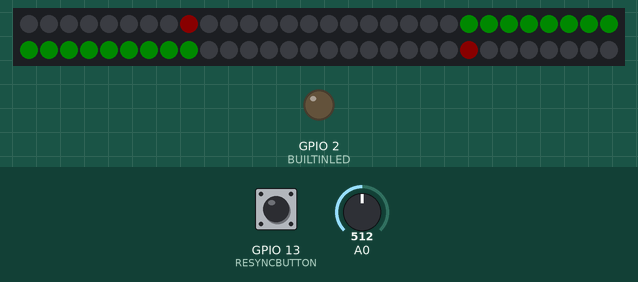
Bench run of a sketch on a simulated ESP8266 (NodeMCU). On the bench: 60 RGB LEDs in strip order, left to right, continuing on the next row, output pins drawn as LEDs (lit = HIGH). The inputs (shaded band) are chosen by the test bench; at power-on: A0 = 512, GPIO 13 (RESYNCBUTTON) HIGH. Dim RGB values are drawn brighter than linear; WiFi joins after 1.5 s; servers stay silent unless stated; the local clock reads 2024-03-15 10:24:30 at power-on unless the sketch sets it; what the sketch prints to the serial monitor is not drawn.

Above: at 0.5 s.
At 2.6 s:
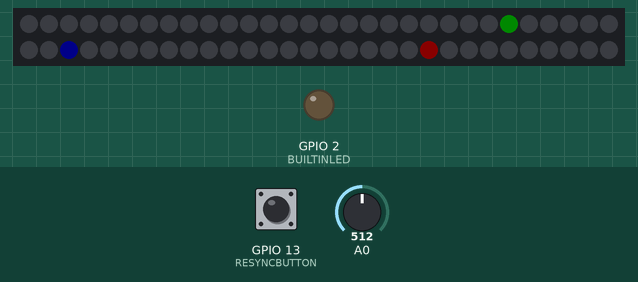
2.7 s: A0 set to 587
4.9 s: A0 set to 617
At 6.0 s:
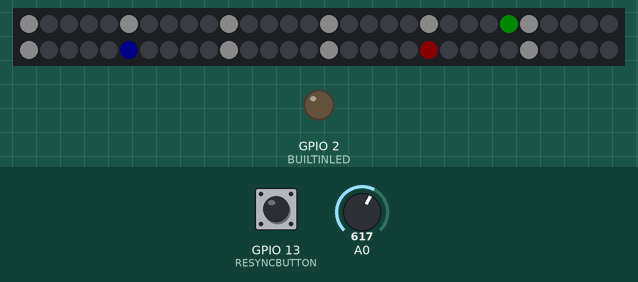
9.0 s: GPIO 13 (RESYNCBUTTON) pulled LOW for 1.2 s
At 11.4 s:
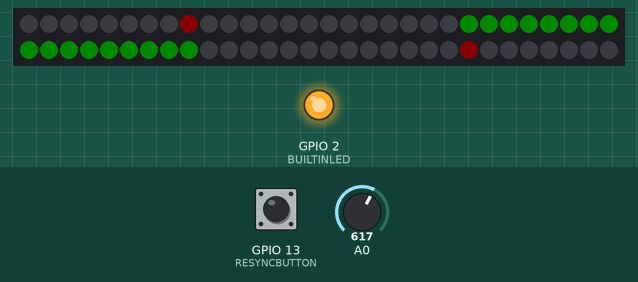
Timing chart, 0 to 12.9 s (numbered marks = the images above; inputs shaded):
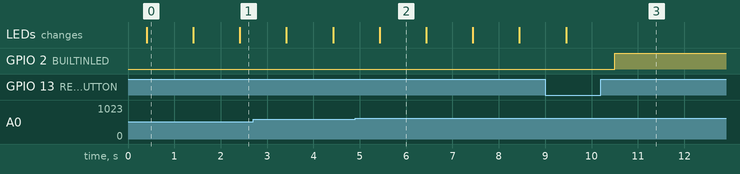

Measured:
- the behaviour switches between 600 and 601 on A0 (found by bisection; images 1 and 2)
- after the input at 4.9 s, the LEDs: change after 0.53 s (image 2)
- after the input at 9.0 s, GPIO 2 (BUILTINLED): LOW → HIGH after 1.5 s; the LEDs: change after 0.45 s (image 3)
- what the display in image 0 shows lasts 1.0 s, from 0.4 s to 1.4 s

The sketch:

ESPClockRTC_NTC.ino
```cpp
#include <ESP8266WiFi.h>
#include <Adafruit_NeoPixel.h>
#include <Wire.h>
#include <SPI.h>
#include <RTClib.h>
#include <TimeLib.h>
#include <WiFiUdp.h>
#include <NtpClientLib.h>

extern "C" {
  #include "user_interface.h"
}


/*Defines*/
#define NUMPIXELS 60
#define PIN 14
#define SDA 4
#define SCL 5
#define BUILTINLED 2
#define RESYNCBUTTON 13

//#define WIFI_CONNECTIVITY

//#define DS3231_I2C_ADDRESS 0x68
/*Enumerations*/
enum Modes {INIT, SMILEY, TEST, FULLCLOCK, MINIMALCLOCK, TEMP, READNTP};


/*Global*/
Adafruit_NeoPixel strip = Adafruit_NeoPixel(NUMPIXELS, PIN, NEO_GRB + NEO_KHZ800);
RTC_DS3231 rtc;

char ssid[] = "your_ssid";  //  your network SSID (name)
char pass[] = "your_Password";       // your network password

const byte interruptPin = 13;
volatile byte stateOfUpdate = 8;
volatile byte stateOfLight = 0;
int LL = 0;
long lastMillisOfUpdate = 0;
int numOfTrials = 0;
long lastTime = 0;

void onSTAGotIP(WiFiEventStationModeGotIP ipInfo) {
  Serial.printf("Got IP: %s\r\n", ipInfo.ip.toString().c_str());
  NTP.begin("pool.ntp.org", 1, true);
  NTP.setInterval(50);
  digitalWrite(2, HIGH);
}

void onSTADisconnected(WiFiEventStationModeDisconnected event_info) {
  Serial.printf("Disconnected from SSID: %s\n", event_info.ssid.c_str());
  Serial.printf("Reason: %d\n", event_info.reason);
  digitalWrite(2, LOW);
}


void setup() {
  ESP.wdtDisable();
  pinMode(RESYNCBUTTON, INPUT_PULLUP);
  pinMode(BUILTINLED, OUTPUT);
  digitalWrite(2, LOW);
  static WiFiEventHandler e1, e2;
  Serial.begin(115200);
  while (!Serial) // new trick
    delay(100);
  delay(200);
  Wire.begin(SDA,SCL);
  delay(100);


  NTP.onNTPSyncEvent([](NTPSyncEvent_t ntpEvent) {
    if (ntpEvent) {
      Serial.print("Time Sync error: ");
      if (ntpEvent == noResponse)
        Serial.println("NTP server not reachable");
      else if (ntpEvent == invalidAddress)
        Serial.println("Invalid NTP server address");
    }
    else {
      Serial.print("Got NTP time: ");
      Serial.println(NTP.getTimeDateString(NTP.getLastNTPSync()));
      stateOfUpdate = 4;
    }
  });
  WiFi.onEvent([](WiFiEvent_t e) {
    Serial.printf("Event wifi -----> %d\n", e);
  });
  e1 = WiFi.onStationModeGotIP(onSTAGotIP);// As soon WiFi is connected, start NTP Client
  e2 = WiFi.onStationModeDisconnected(onSTADisconnected);


  if (! rtc.begin()) {
    Serial.println("Couldn't find RTC");
    while (1);
  }
  delay(100);
  Serial.println("Clock init...");
  strip.begin();
  strip.show();
  DisplayToRing(rtc.now(), SMILEY);

   if (rtc.lostPower()) {
    Serial.println("RTC lost power, lets set the time!");
    // following line sets the RTC to the date & time this sketch was compiled
    rtc.adjust(DateTime(F(__DATE__), F(__TIME__)));
    //UpdateRTCTime();
  }
  delay(1000);
  attachInterrupt(digitalPinToInterrupt(RESYNCBUTTON), handleInterrupt, FALLING);
  ESP.wdtEnable(8000);
}

// Button event triggering the Time Sync process
// Setting the State Machine to the start state
void handleInterrupt() {
  if(stateOfUpdate == 8 || stateOfUpdate == 9){
    stateOfUpdate = 0;
  }
}


void loop() {
// Time update State Machine
  UpdateRTC();

  // Check if Clock Display needs to be updated
  if((millis() - lastTime) > 1000) {
    lastTime = millis();
    if(stateOfUpdate < 8) {
      Serial.print("stateOfUpdate: ");
      Serial.println(stateOfUpdate);
      DisplayToRing(rtc.now(), SMILEY);
    }else {
      LL = analogRead(A0);
  // hysteresis
      if( stateOfLight > 0 && LL < 550 )
        stateOfLight = 0;
      if( stateOfLight == 0 && LL > 600 )
        stateOfLight = 1;

      DateTime ttt = rtc.now();
      if(ttt.hour() == 3 && ttt.minute() == 1)
        stateOfUpdate = 0;
      DisplayToRing(ttt, (stateOfLight == 0) ? MINIMALCLOCK : FULLCLOCK);
    }
  }
  delay(5); // Trial instead of yield();
}

void DisplayToRing(DateTime dt, Modes modes)
{
     ClearRing();
  // INIT, SMILEY, TEST,FULLCLOCK, MINIMALCLOCK, TEMP
    switch(modes)
    {
      case INIT:
        //ClearRing();
        break;
      case SMILEY:
      //:-)
        //ClearRing();
        for(int k= 0; k<NUMPIXELS;k++ )
        {
          if(k==8 || k == 52)
          {
            strip.setPixelColor(k, strip.Color(10,0,0)  );
          }
          if (k > 21 && k < 39)
          {
             strip.setPixelColor(k, strip.Color(0,10,0)  );
          }
        }

      break;
      case TEST:
      /*Ring Test Code needs to be added here*/
      break;
      case FULLCLOCK:
        DrawHours();
      case MINIMALCLOCK:
        int h,m,s;
        h = (dt.hour() > 11) ? (dt.hour()-12)*5 : dt.hour()*5;
        m = dt.minute();
        s = dt.second();
        strip.setPixelColor(h, strip.Color(10,0,0)  );
        strip.setPixelColor(m, strip.Color(0,10,0)  );
        strip.setPixelColor(s, strip.Color(0,0,10)  );
        break;
      case TEMP:
        break;
      case READNTP:
        break;
      default:
        //Serial.println("Wrong Mode Called..");
        break;
    };
    strip.show();
  }


void ClearRing(){
  for (int i = 0; i< NUMPIXELS; i++){
    strip.setPixelColor(i, strip.Color(0,0,0)  );
  }
  return;
}

//Lets Draw the 12 hours signs with "White" Colour
void DrawHours(){
  for(int i=0; i < 12; i++){
    strip.setPixelColor(i*5, strip.Color(10,10,10));
  }
  return;
}

// State Machine of the Time Sync
void UpdateRTC()
{
   // Starting point - no Wifi, no IP, nothing
   if(stateOfUpdate == 0){
     ESP.wdtDisable();
     WiFi.persistent(false);
     WiFi.mode(WIFI_OFF);
     WiFi.mode(WIFI_STA);
     WiFi.begin(ssid, pass);
     delay(100);
     ESP.wdtEnable(8000);
     Serial.print("Wifi Started");
     numOfTrials = 0;
     if (WiFi.status() != WL_CONNECTED){
        stateOfUpdate = 1;
        lastMillisOfUpdate = millis();
        return;
     }
     else {
        stateOfUpdate = 2;
        return;
     }
   }
   if ( stateOfUpdate == 1)
   {
     // Failed attempt, wait 1000 [ms]
     if ( (millis() - lastMillisOfUpdate) < 1000) {
        yield();
        return;
     } else {
        // Time is over,

        //less than 30 trials
        if ((WiFi.status() != WL_CONNECTED) && numOfTrials < 30 ) {
          numOfTrials++;
          Serial.print(".");
          lastMillisOfUpdate = millis();
          yield();
          return;
        }
        //Time is over, 3 trials done
        if ((WiFi.status() != WL_CONNECTED) && numOfTrials == 30 ) {
          numOfTrials = 0;
          stateOfUpdate = 5;
          Serial.print("No connection");
          yield();
          return;
        }
        if (WiFi.status() == WL_CONNECTED) {
          numOfTrials = 0;
          stateOfUpdate = 2;
          yield();
          return;
        }
        // This Path is not possible...
     }
   }
   // Wifi connected and udp port needs to be opened, NTP packet needs to be sent out
   if( stateOfUpdate == 2 ) {
      // Starting text
       if(numOfTrials == 0){
        Serial.println("");
        Serial.println("Connected");
       }
      // the sync is not happened yet

      // Buggy ===> 30 time ask for time
      if ( numOfTrials < 30 ) {
        // state change will be triggered by the event.
        lastMillisOfUpdate = millis();

        stateOfUpdate = 3;
        NTP.getTime();
        numOfTrials++;
        Serial.print("#");

        return;
      }
      else {
        if (numOfTrials == 30)
        {

          Serial.println("");
          Serial.println("Failed to get NTP....");
          numOfTrials = 0;
          stateOfUpdate = 5;
          return;
        }

      stateOfUpdate = 4;
      }
   }
   if( stateOfUpdate == 3)
   {
      if((millis() - lastMillisOfUpdate) > 1000)
      {
        Serial.print(".");
        stateOfUpdate = 2;
        return;
      }

      return;

    }

   if ( stateOfUpdate == 4  || stateOfUpdate == 5 )
   {
      if(stateOfUpdate == 4){

      Serial.println("#SyncDone...");
      Serial.println("");
      Serial.println(NTP.getTimeDateString(NTP.getLastNTPSync()));
      rtc.adjust(DateTime(NTP.getDateStr(NTP.getLastNTPSync()).c_str() ,NTP.getTimeStr(NTP.getLastNTPSync()).c_str()));
      }

      // NTP.stop();

       WiFi.disconnect();
       yield();
       WiFi.mode(WIFI_OFF);
       numOfTrials = 0;
       yield();
      if(stateOfUpdate == 4)
        stateOfUpdate = 8;
      if(stateOfUpdate == 5)
        stateOfUpdate = 9;

      // end of the state machine

      return;
   }

   // Do nothing.... Waiting for an event....
  if(stateOfUpdate == 8  || stateOfUpdate == 9){
    return;
  }
  return;
}
```
